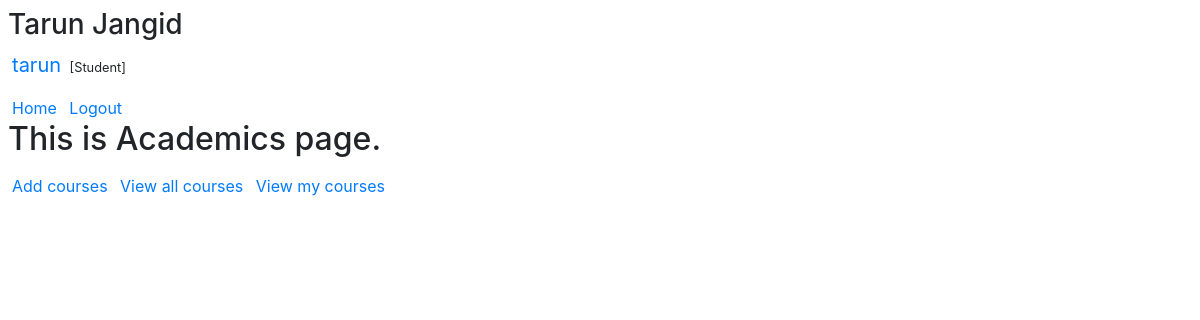
/academics (signed in), run on the app's committed database.
### app/models.py (models this page shows)
class User(AbstractUser):
    pass

### app/views.py (the view)
# urls.py: path('academics', views.academics_view, name='academics'),
def academics_view(req):
    return render(req, 'app/academics.html')

### app/templates/app/academics.html (shortened to what this page needs)
{% extends 'app/layout.html' %}
{% block body %}
    <h2>This is Academics page.</h2>
    <div>
        <a href="{% url 'add_course' %}">Add courses</a>
        <a href="{% url 'all_courses' %}">View all courses</a>
        <a href="#">View my courses</a>
    </div>
{% endblock %}

### app/templates/app/layout.html (shortened to what this page needs)
{% load static %}
<!DOCTYPE html>
<html lang="en">
<head>
    <link rel="stylesheet" href="https://stackpath.bootstrapcdn.com/bootstrap/4.4.1/css/bootstrap.min.css">
    <link rel="stylesheet" href="{% static 'app/style.css' %}">
</head>
<body>
    <div>
        {%if user.is_authenticated %}
            <h3>{{ user.first_name }} {{ user.last_name }}</h3>
            <p>
            <a href="#" style="font-size: 20px;">{{ user.username }}</a>
                {% if user.is_staff %}
                <small>[Faculty]</small>
                {% else %}
                <small>[Student]</small>
                {% endif %}
            </p>
            <a href="{% url 'index' %}">Home</a>
            <a href="{% url 'logout' %}">Logout</a>
        {% else %}
            <a href="{% url 'login' %}">Login</a> |
            <a href="{% url 'register' %}">Student Register</a> |
            <a href="{% url 'fac_register' %}">Faculty Register</a>
        {% endif %}
    </div>
    {% block body %}
    {% endblock %}
</body>
</html>

### app/static/app/style.css (style rules this page uses)
body { padding: 8px; }
a:link { margin: 0px 4px; }

### data on the page
User: first_name "Tarun", last_name "Jangid", username "tarun"
